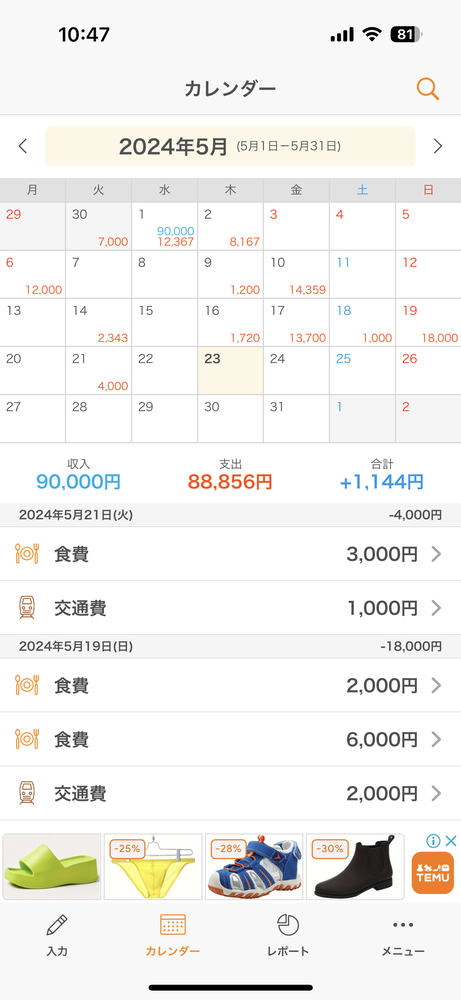
#> input picture flask_app/example_image.png, 461 x 1000 px, shrunk from 1179 x 2556 before the run, found by its file name
$ python test.py
#> lines starting #> are read from the running program, lines starting #| are printed output that depends on the picture
from PIL import Image
import pytesseract
import cv2
import os

# Tesseractの実行可能ファイルのパスを指定
pytesseract.pytesseract.tesseract_cmd = r'C:\Program Files\Tesseract-OCR\tesseract.exe'

# ファイルパス
file_path = r'C:\syuuzyokuprezentation\flask_app\example_image.png'

# ファイル存在確認
if not os.path.exists(file_path):
    raise FileNotFoundError(f"指定されたファイルが見つかりません: {file_path}")

# 画像の読み込み
img = cv2.imread(file_path)
#> img is the input picture: shape (1000, 461, 3); mean B, G, R 239.9, 242.1, 243.3

# 読み込み失敗時のエラー処理
if img is None:
    raise ValueError(f"画像の読み込みに失敗しました: {file_path}")

# グレースケール化
gray = cv2.cvtColor(img, cv2.COLOR_BGR2GRAY)
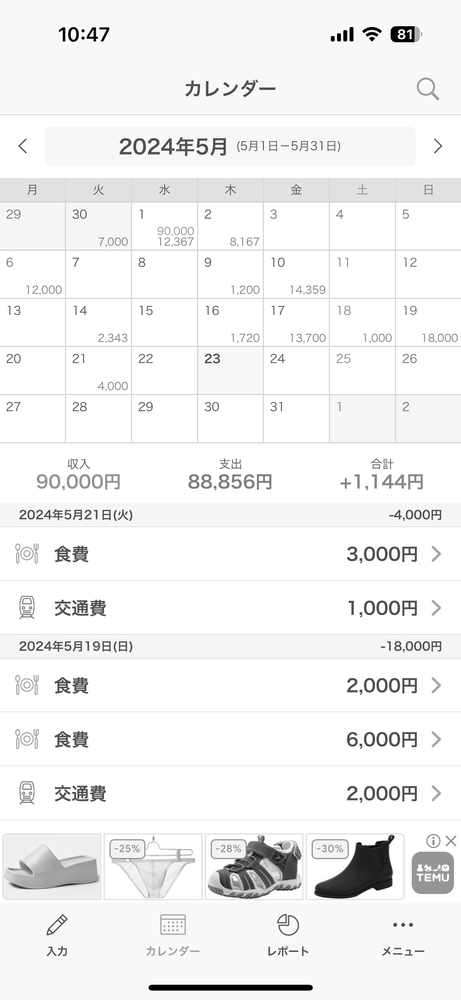
#> gray: shape (1000, 461); min 0, max 255, mean 242.2

# OCRの実行
#> (the run stopped early here; a loop or call above may not have finished)
